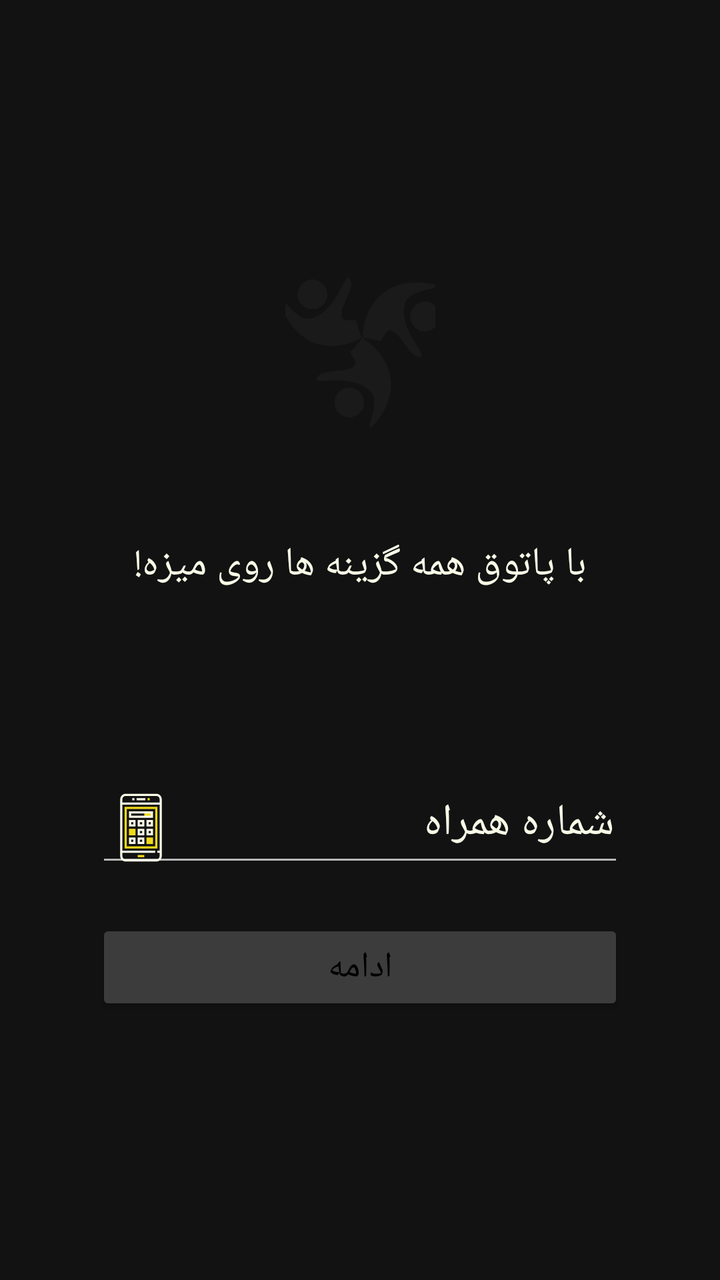
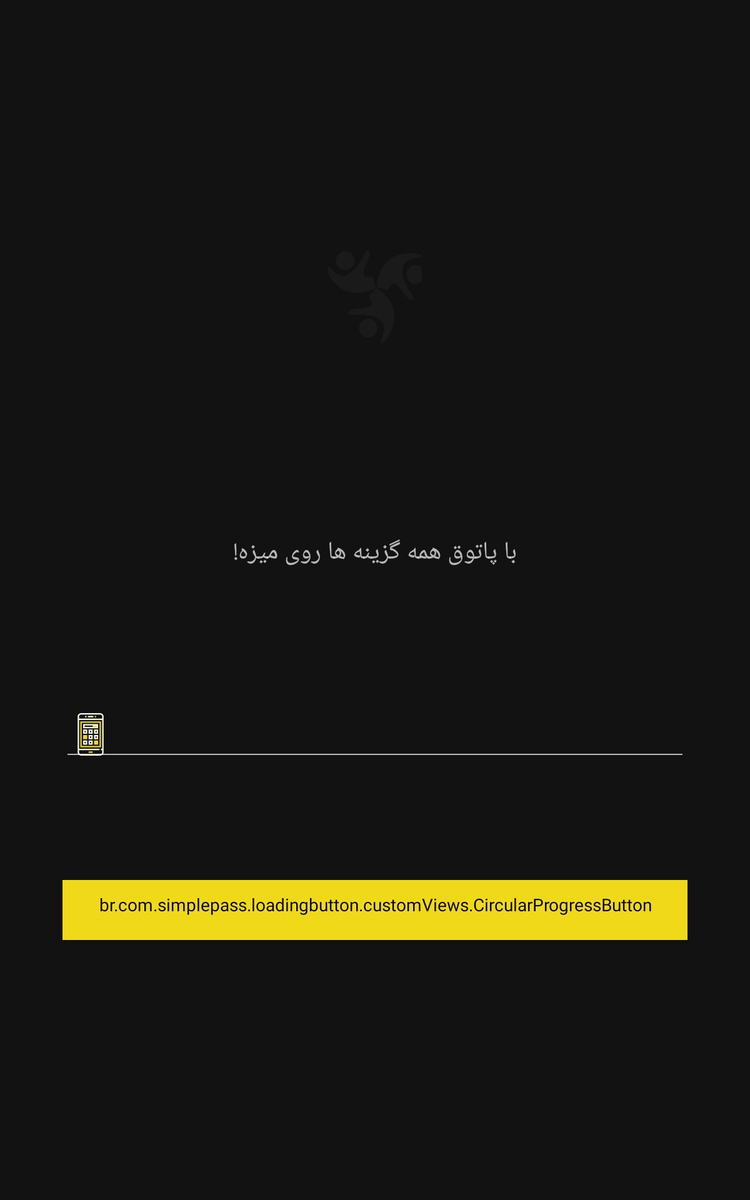

Two renders of one Android screen. The first uses the default layout on a phone; the second uses the alternative layout the repository ships for a different screen configuration, on a matching device. The two XML files are below.
<!-- AndroidManifest.xml: activity theme AppTheme -->
<!-- res/layout/activity_main.xml -->
<?xml version="1.0" encoding="utf-8"?>
<androidx.constraintlayout.widget.ConstraintLayout xmlns:android="http://schemas.android.com/apk/res/android"
    xmlns:app="http://schemas.android.com/apk/res-auto"
    android:layout_width="match_parent"
    android:layout_height="match_parent"
    android:orientation="vertical">

    <ImageView
        android:id="@+id/img_mainpage_background"
        android:layout_width="match_parent"
        android:layout_height="match_parent"
        android:alpha="0.7"
        android:scaleType="centerCrop"
        android:transitionName="@string/transition_background_photo" />

    <androidx.constraintlayout.widget.Guideline
        android:id="@+id/guideline5"
        android:layout_width="wrap_content"
        android:layout_height="wrap_content"
        android:orientation="horizontal"
        app:layout_constraintGuide_begin="128dp"
        app:layout_constraintGuide_percent="0.0" />

    <androidx.constraintlayout.widget.Guideline
        android:id="@+id/guideline9"
        android:layout_width="wrap_content"
        android:layout_height="wrap_content"
        android:orientation="horizontal"
        app:layout_constraintGuide_begin="104dp"
        app:layout_constraintGuide_percent="0.15" />

    <androidx.constraintlayout.widget.Guideline
        android:id="@+id/guideline6"
        android:layout_width="wrap_content"
        android:layout_height="wrap_content"
        android:orientation="horizontal"
        app:layout_constraintGuide_begin="310dp"
        app:layout_constraintGuide_percent="0.40" />

    <androidx.constraintlayout.widget.Guideline
        android:id="@+id/guideline8"
        android:layout_width="wrap_content"
        android:layout_height="wrap_content"
        android:orientation="horizontal"
        app:layout_constraintGuide_begin="364dp"
        app:layout_constraintGuide_percent="0.55" />

    <androidx.constraintlayout.widget.Guideline
        android:id="@+id/guideline10"
        android:layout_width="wrap_content"
        android:layout_height="wrap_content"
        android:orientation="horizontal"
        app:layout_constraintGuide_begin="500dp"
        app:layout_constraintGuide_percent="0.70" />

    <androidx.constraintlayout.widget.Guideline
        android:id="@+id/guideline11"
        android:layout_width="wrap_content"
        android:layout_height="wrap_content"
        android:orientation="horizontal"
        app:layout_constraintGuide_begin="619dp"
        app:layout_constraintGuide_percent="0.85" />

    <ImageView
        android:id="@+id/img_mainpage_logo"
        android:layout_width="75dp"
        android:layout_height="75dp"
        android:layout_gravity="center"
        android:gravity="center_horizontal"
        android:scaleType="centerCrop"
        android:src="@drawable/ic_logo"
        app:layout_constraintBottom_toTopOf="@+id/guideline6"
        app:layout_constraintEnd_toEndOf="parent"
        app:layout_constraintStart_toStartOf="parent"
        app:layout_constraintTop_toTopOf="@+id/guideline9" />

    <TextView
        android:id="@+id/tv_mainpage_moto"
        android:layout_width="wrap_content"
        android:layout_height="wrap_content"
        android:layout_gravity="center"
        android:fontFamily="@font/iransans_font"
        android:gravity="center_horizontal"
        android:text="@string/main_tv_moto_text"
        android:textColor="#f9fbe7"
        android:textSize="20sp"
        app:layout_constraintBottom_toTopOf="@+id/guideline8"
        app:layout_constraintEnd_toEndOf="parent"
        app:layout_constraintStart_toStartOf="parent"
        app:layout_constraintTop_toTopOf="@+id/guideline6"
        app:layout_constraintVertical_bias="0.186" />

    <com.google.android.material.textfield.TextInputEditText
        android:id="@+id/edt_mainpage_phonenumber"
        android:layout_width="match_parent"
        android:layout_height="wrap_content"
        android:layout_marginStart="48dp"
        android:layout_marginEnd="48dp"
        android:drawableStart="@drawable/ic_applications"
        android:ems="10"
        android:fontFamily="@font/iransans_font"
        android:gravity="end"
        android:hint="@string/main_edt_phone_number_hint"
        android:inputType="phone"
        android:maxLength="11"
        android:maxLines="1"
        android:paddingLeft="5dp"
        android:paddingRight="5dp"
        android:textColor="#fff"
        android:textColorHint="#f9fbe7"
        android:textSize="22sp"
        app:layout_constraintBottom_toTopOf="@+id/guideline10"
        app:layout_constraintEnd_toEndOf="parent"
        app:layout_constraintStart_toStartOf="parent"
        app:layout_constraintTop_toTopOf="@+id/guideline8"
        app:layout_constraintVertical_bias="0.78" />

    <Button
        android:id="@+id/btn_mainpage_submit"
        style="@style/Widget.AppCompat.Button.Colored"
        android:layout_width="match_parent"
        android:layout_height="wrap_content"
        android:layout_gravity="center"
        android:layout_marginStart="48dp"
        android:layout_marginEnd="48dp"
        android:backgroundTint="#F0D919"
        android:fontFamily="@font/iransans_font"
        android:onClick="clickHandler"
        android:text="@string/main_btn_submit_text"
        android:textColor="#000000"
        android:textSize="18sp"
        android:transitionName="@string/transition_button"
        app:layout_constraintBottom_toTopOf="@+id/guideline11"
        app:layout_constraintEnd_toEndOf="parent"
        app:layout_constraintStart_toStartOf="parent"
        app:layout_constraintTop_toTopOf="@+id/guideline10"
        app:layout_constraintVertical_bias="0.24000001" />

</androidx.constraintlayout.widget.ConstraintLayout>
<!-- resources referenced by this layout -->
<resources>
  <!-- drawable ic_applications (drawable) -->
  <vector android:height="35dp" android:viewportHeight="64"
      android:viewportWidth="64" android:width="35dp" xmlns:android="http://schemas.android.com/apk/res/android">
      <path android:fillColor="#F0D919" android:pathData="M35,18h7v4h-7z"/>
      <path android:fillColor="#F0D919" android:pathData="M27,39h-6v-6h6V39z"/>
      <path android:fillColor="#F0D919" android:pathData="M43,47h-6v-6h6V47z"/>
      <path android:fillColor="#f9fbe7" android:pathData="M46,1H18c-2.757,0 -5,2.243 -5,5v52c0,2.757 2.243,5 5,5h28c2.757,0 5,-2.243 5,-5V6C51,3.243 48.757,1 46,1zM18,3h28c1.654,0 3,1.346 3,3v3H15V6C15,4.346 16.346,3 18,3zM46,61H18c-1.654,0 -3,-1.346 -3,-3v-3h30v-2H15V11h34v42h-2v2h2v3C49,59.654 47.654,61 46,61z"/>
      <path android:fillColor="#f9fbe7" android:pathData="M28,5h8v2h-8z"/>
      <path android:fillColor="#F0D919" android:pathData="M38,5h2v2h-2z"/>
      <path android:fillColor="#f9fbe7" android:pathData="M24,5h2v2h-2z"/>
      <path android:fillColor="#F0D919" android:pathData="M29,57h6v2h-6z"/>
      <path android:fillColor="#F0D919" android:pathData="M47,13H17v38h30V13zM45,49H19V15h26V49z"/>
      <path android:fillColor="#f9fbe7" android:pathData="M43,17H21v6h22V17zM41,21H23v-2h18V21z"/>
      <path android:fillColor="#f9fbe7" android:pathData="M27,25h-6v6h6V25zM25,29h-2v-2h2V29z"/>
      <path android:fillColor="#f9fbe7" android:pathData="M37,31h6v-6h-6V31zM39,27h2v2h-2V27z"/>
      <path android:fillColor="#f9fbe7" android:pathData="M29,31h6v-6h-6V31zM31,27h2v2h-2V27z"/>
      <path android:fillColor="#f9fbe7" android:pathData="M37,39h6v-6h-6V39zM39,35h2v2h-2V35z"/>
      <path android:fillColor="#f9fbe7" android:pathData="M29,39h6v-6h-6V39zM31,35h2v2h-2V35z"/>
      <path android:fillColor="#f9fbe7" android:pathData="M27,41h-6v6h6V41zM25,45h-2v-2h2V45z"/>
      <path android:fillColor="#f9fbe7" android:pathData="M29,47h6v-6h-6V47zM31,43h2v2h-2V43z"/>
  </vector>
  <!-- drawable ic_logo: vector/xml drawable (drawable, 2037 chars, omitted) -->
  <string name="main_btn_submit_text">ادامه</string>
  <string name="main_edt_phone_number_hint">شماره همراه</string>
  <string name="main_tv_moto_text">با پاتوق همه گزینه ها روی میزه!</string>
  <string name="transition_background_photo">transition background photo</string>
  <string name="transition_button">transition button</string>
  <!-- from res/values-v21/ -->
  <style name="AppTheme" parent="Theme.MaterialComponents.NoActionBar">
          <item name="colorPrimary">@color/colorPrimary</item>
          <item name="colorPrimaryDark">@color/colorPrimaryDark</item>
          <item name="colorAccent">@color/colorAccent</item>
          <item name="otpViewStyle">@style/OtpWidget.OtpView</item>
          <item name="android:windowActivityTransitions">true</item>
          <item name="android:fontFamily">@font/iransans_mobile_font</item>
          <item name="ms_stepperStyle">@style/DotStepperStyle</item>
      </style>
  <color name="colorPrimary">#3C3C3C</color>
  <color name="colorPrimaryDark">#00000000</color>
  <color name="colorAccent">#ffffff</color>
  <!-- from res/values-v21/ -->
  <style name="DotStepperStyle">
          <item name="ms_activeStepColor">@color/patoghBlue</item>
          <item name="ms_inactiveStepColor">#B1B1B1</item>
          <item name="ms_bottomNavigationBackground">?attr/colorAccent</item>
          <item name="ms_completeNavigationButtonStyle">@style/Widget.MaterialComponents.Button.OutlinedButton</item>
      </style>
  <color name="patoghBlue">#11103D</color>
</resources>
<!-- res/layout-sw600dp/activity_main.xml (the repository's variant of the layout above) -->
<!-- drawn on a 7-inch tablet held upright -->
<?xml version="1.0" encoding="utf-8"?>
<androidx.constraintlayout.widget.ConstraintLayout xmlns:android="http://schemas.android.com/apk/res/android"
    xmlns:app="http://schemas.android.com/apk/res-auto"
    xmlns:tools="http://schemas.android.com/tools"
    android:id="@+id/main_constraint_layout"
    android:layout_width="match_parent"
    android:layout_height="match_parent"
    android:clickable="true"
    android:focusable="true"
    android:focusableInTouchMode="true"
    android:orientation="vertical">

    <ImageView
        android:id="@+id/img_mainpage_background"
        android:layout_width="match_parent"
        android:layout_height="match_parent"
        android:alpha="0.7"
        android:scaleType="centerCrop"
        android:transitionName="@string/transition_background_photo"
        tools:layout_editor_absoluteX="-16dp"
        tools:layout_editor_absoluteY="37dp" />

    <androidx.constraintlayout.widget.Guideline
        android:id="@+id/guideline5"
        android:layout_width="wrap_content"
        android:layout_height="wrap_content"
        android:orientation="horizontal"
        app:layout_constraintGuide_begin="128dp"
        app:layout_constraintGuide_percent="0.0" />

    <androidx.constraintlayout.widget.Guideline
        android:id="@+id/guideline9"
        android:layout_width="wrap_content"
        android:layout_height="wrap_content"
        android:orientation="horizontal"
        app:layout_constraintGuide_begin="104dp"
        app:layout_constraintGuide_percent="0.15" />

    <androidx.constraintlayout.widget.Guideline
        android:id="@+id/guideline6"
        android:layout_width="wrap_content"
        android:layout_height="wrap_content"
        android:orientation="horizontal"
        app:layout_constraintGuide_begin="310dp"
        app:layout_constraintGuide_percent="0.40" />

    <androidx.constraintlayout.widget.Guideline
        android:id="@+id/guideline8"
        android:layout_width="wrap_content"
        android:layout_height="wrap_content"
        android:orientation="horizontal"
        app:layout_constraintGuide_begin="364dp"
        app:layout_constraintGuide_percent="0.55" />

    <androidx.constraintlayout.widget.Guideline
        android:id="@+id/guideline10"
        android:layout_width="wrap_content"
        android:layout_height="wrap_content"
        android:orientation="horizontal"
        app:layout_constraintGuide_begin="500dp"
        app:layout_constraintGuide_percent="0.70" />

    <androidx.constraintlayout.widget.Guideline
        android:id="@+id/guideline11"
        android:layout_width="wrap_content"
        android:layout_height="wrap_content"
        android:orientation="horizontal"
        app:layout_constraintGuide_begin="619dp"
        app:layout_constraintGuide_percent="0.85" />

    <ImageView
        android:id="@+id/img_mainpage_logo"
        android:layout_width="75dp"
        android:layout_height="75dp"
        android:layout_gravity="center"
        android:layout_marginTop="56dp"
        android:gravity="center_horizontal"
        android:scaleType="centerCrop"
        android:src="@drawable/ic_logo"
        app:layout_constraintEnd_toEndOf="parent"
        app:layout_constraintStart_toStartOf="parent"
        app:layout_constraintTop_toTopOf="@+id/guideline9" />

    <TextView
        android:id="@+id/tv_mainpage_moto"
        android:layout_width="wrap_content"
        android:layout_height="wrap_content"
        android:layout_gravity="center"
        android:layout_marginTop="44dp"
        android:fontFamily="@font/iransans_font"
        android:gravity="center_horizontal"
        android:text="با پاتوق همه گزینه ها روی میزه!"
        android:textSize="20sp"
        app:layout_constraintEnd_toEndOf="parent"
        app:layout_constraintStart_toStartOf="parent"
        app:layout_constraintTop_toTopOf="@+id/guideline6" />

    <com.google.android.material.textfield.TextInputEditText
        android:id="@+id/edt_mainpage_phonenumber"
        android:layout_width="match_parent"
        android:layout_height="wrap_content"
        android:layout_marginLeft="50dp"
        android:layout_marginTop="32dp"
        android:layout_marginRight="50dp"
        android:drawableLeft="@drawable/ic_applications"
        android:ems="10"
        android:fontFamily="@font/iransans_font"
        android:gravity="right"
        android:hint="شماره همراه"
        android:inputType="phone"
        android:maxLength="11"
        android:maxLines="1"
        android:paddingLeft="5dp"
        android:paddingRight="5dp"
        android:textColor="#fff"
        android:textSize="22sp"
        app:layout_constraintStart_toStartOf="parent"
        app:layout_constraintTop_toTopOf="@+id/guideline8" />

    <br.com.simplepass.loadingbutton.customViews.CircularProgressButton
        android:id="@+id/btn_mainpage_submit"
        style="@style/Widget.AppCompat.Button.Colored"
        android:layout_width="match_parent"
        android:layout_height="wrap_content"
        android:layout_gravity="center"
        android:layout_marginLeft="50dp"
        android:layout_marginTop="32dp"
        android:layout_marginRight="50dp"
        android:backgroundTint="#F0D919"
        android:fontFamily="@font/iransans_font"
        android:onClick="clickHandler"
        android:text="ادامه"
        android:textColor="#000000"
        android:textSize="18sp"
        android:transitionName="@string/transition_button"
        app:layout_constraintStart_toStartOf="parent"
        app:layout_constraintTop_toTopOf="@+id/guideline10" />

</androidx.constraintlayout.widget.ConstraintLayout>
<!-- resources referenced by the variant -->
<!-- as a 7-inch tablet held upright resolves them -->
<resources>
  <!-- drawable ic_applications (drawable) -->
  <vector android:height="35dp" android:viewportHeight="64"
      android:viewportWidth="64" android:width="35dp" xmlns:android="http://schemas.android.com/apk/res/android">
      <path android:fillColor="#F0D919" android:pathData="M35,18h7v4h-7z"/>
      <path android:fillColor="#F0D919" android:pathData="M27,39h-6v-6h6V39z"/>
      <path android:fillColor="#F0D919" android:pathData="M43,47h-6v-6h6V47z"/>
      <path android:fillColor="#f9fbe7" android:pathData="M46,1H18c-2.757,0 -5,2.243 -5,5v52c0,2.757 2.243,5 5,5h28c2.757,0 5,-2.243 5,-5V6C51,3.243 48.757,1 46,1zM18,3h28c1.654,0 3,1.346 3,3v3H15V6C15,4.346 16.346,3 18,3zM46,61H18c-1.654,0 -3,-1.346 -3,-3v-3h30v-2H15V11h34v42h-2v2h2v3C49,59.654 47.654,61 46,61z"/>
      <path android:fillColor="#f9fbe7" android:pathData="M28,5h8v2h-8z"/>
      <path android:fillColor="#F0D919" android:pathData="M38,5h2v2h-2z"/>
      <path android:fillColor="#f9fbe7" android:pathData="M24,5h2v2h-2z"/>
      <path android:fillColor="#F0D919" android:pathData="M29,57h6v2h-6z"/>
      <path android:fillColor="#F0D919" android:pathData="M47,13H17v38h30V13zM45,49H19V15h26V49z"/>
      <path android:fillColor="#f9fbe7" android:pathData="M43,17H21v6h22V17zM41,21H23v-2h18V21z"/>
      <path android:fillColor="#f9fbe7" android:pathData="M27,25h-6v6h6V25zM25,29h-2v-2h2V29z"/>
      <path android:fillColor="#f9fbe7" android:pathData="M37,31h6v-6h-6V31zM39,27h2v2h-2V27z"/>
      <path android:fillColor="#f9fbe7" android:pathData="M29,31h6v-6h-6V31zM31,27h2v2h-2V27z"/>
      <path android:fillColor="#f9fbe7" android:pathData="M37,39h6v-6h-6V39zM39,35h2v2h-2V35z"/>
      <path android:fillColor="#f9fbe7" android:pathData="M29,39h6v-6h-6V39zM31,35h2v2h-2V35z"/>
      <path android:fillColor="#f9fbe7" android:pathData="M27,41h-6v6h6V41zM25,45h-2v-2h2V45z"/>
      <path android:fillColor="#f9fbe7" android:pathData="M29,47h6v-6h-6V47zM31,43h2v2h-2V43z"/>
  </vector>
  <!-- drawable ic_logo: vector/xml drawable (drawable, 2037 chars, omitted) -->
  <string name="transition_background_photo">transition background photo</string>
  <string name="transition_button">transition button</string>
  <!-- from res/values-v21/ -->
  <style name="AppTheme" parent="Theme.MaterialComponents.NoActionBar">
          <item name="colorPrimary">@color/colorPrimary</item>
          <item name="colorPrimaryDark">@color/colorPrimaryDark</item>
          <item name="colorAccent">@color/colorAccent</item>
          <item name="otpViewStyle">@style/OtpWidget.OtpView</item>
          <item name="android:windowActivityTransitions">true</item>
          <item name="android:fontFamily">@font/iransans_mobile_font</item>
          <item name="ms_stepperStyle">@style/DotStepperStyle</item>
      </style>
  <color name="colorPrimary">#3C3C3C</color>
  <color name="colorPrimaryDark">#00000000</color>
  <color name="colorAccent">#ffffff</color>
  <!-- from res/values-v21/ -->
  <style name="DotStepperStyle">
          <item name="ms_activeStepColor">@color/patoghBlue</item>
          <item name="ms_inactiveStepColor">#B1B1B1</item>
          <item name="ms_bottomNavigationBackground">?attr/colorAccent</item>
          <item name="ms_completeNavigationButtonStyle">@style/Widget.MaterialComponents.Button.OutlinedButton</item>
      </style>
  <color name="patoghBlue">#11103D</color>
</resources>
